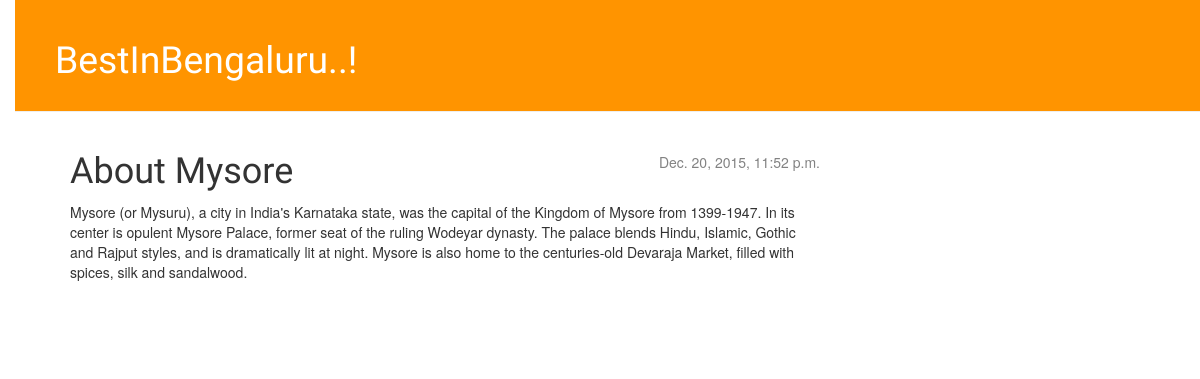
The app's page /post/2/ with its own data.
### blog/models.py (models this page shows)
class Post(models.Model):
    author=models.ForeignKey('auth.user')#ForeignKey - link to another model
    title=models.CharField(max_length=200)#CharFiled for limited number of characters
    text=models.TextField()#TextFiled for long text without a limit
    created_date=models.DateTimeField(default=timezone.now)#this a date time filed
    published_date=models.DateTimeField(blank=True, null=True)

### blog/views.py (the view)
# urls.py: url(r'^post/(?P<pk>[0-9]+)/$',views.post_detail,name='post_detail'), #(?P<pk>[0-9]+) this matches any numbers not letters,
def post_detail(request,pk):#This time our view is given an extra parameter pk. Our view needs to catch it, right?(this name should be same as that we used in urls.py)
    post=get_object_or_404(Post,pk=pk)
    return render(request,'blog/post_detail.html',{'post':post})

### blog/templates/blog/post_detail.html (shortened to what this page needs)
{% extends 'blog/base.html'%}
{% block content %}
  <div class="post">
    {%  if post.published_date %}
      <div class="date">
        {{ post.published_date }}
      </div>
    {% endif %}
    <h1>{{ post.title }}</h1>
    <p>{{ post.text|linebreaks }}</p>
  </div>
{% endblock %}

### blog/static/css/blog.css (style rules this page uses)
body { padding-left: 15px; }
h1, h2, h3, h4 { font-family: 'Lobster', cursive; }
.date { float: right; color: #828282; }
.post { margin-bottom: 70px; }

### records on screen
Post: published_date "Dec. 20, 2015, 11:52 p.m.", title "About Mysore", text "Mysore (or Mysuru), a city in India's Karnataka state, was the capital of the Kingdom of Mysore from 1399-1947. In its center is opulent Mysore Palace, former seat of the ruling Wodeyar dynasty. The palace blends Hindu, Islamic, Gothic and Rajput styles, and is dramatically lit at night. Mysore is also home to the centuries-old Devaraja Market, filled with spices, silk and sandalwood."
